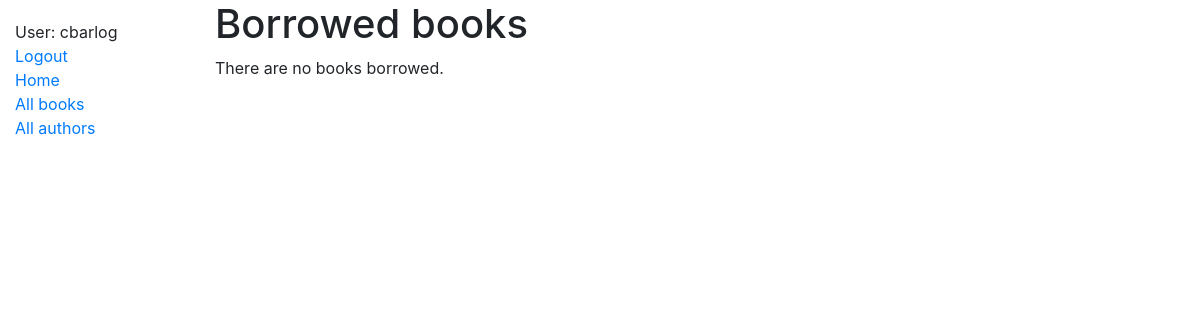
Page /catalog/mybooks/ (signed in) on the earlier database version.
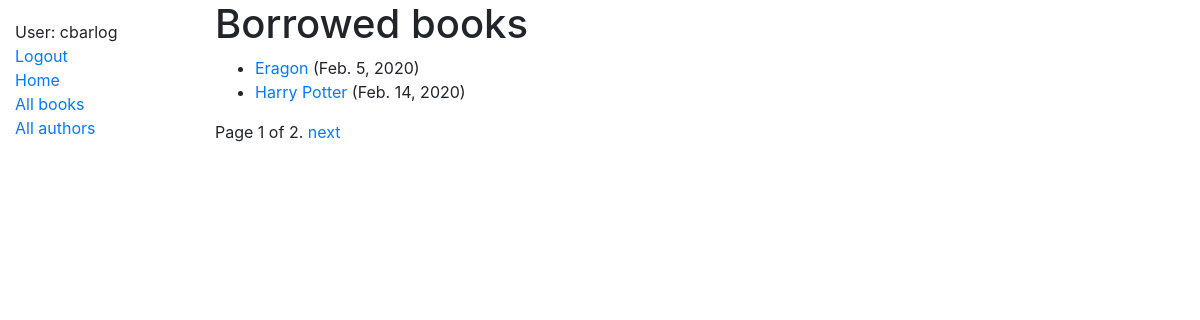
Same page on the later database version.
### catalog/models.py (models this page shows, shortened)
class BookInstance(models.Model):
    id = models.UUIDField(primary_key=True, default=uuid.uuid4, help_text='Unique ID for this particular book across whole library')
    book = models.ForeignKey('Book', on_delete=models.SET_NULL, null=True)
    imprint = models.CharField(max_length=200)
    due_back = models.DateField(null=True, blank=True)
    LOAN_STATUS = (
        ('m', 'Maintenance'),
        ('o', 'On loan'),
        ('a', 'Available'),
        ('r', 'Reserved'),
    )
    status = models.CharField(
        max_length=1,
        choices=LOAN_STATUS,
        blank=True,
        default='m',
        help_text='Book availability',
    )
    class Meta:
        ordering = ['due_back']
        permissions = (("can_mark_returned", "Set book as returned"),)
    borrower = models.ForeignKey(User, on_delete=models.SET_NULL, null=True, blank=True)
    @property
    def is_overdue(self):
        if self.due_back and date.today() > self.due_back:
            return True
        return False

class Book(models.Model):
	title = models.CharField(max_length=200)
	author = models.ForeignKey('Author', on_delete=models.SET_NULL, null=True)
	summary = models.TextField(max_length=1000, help_text='Enter a brief description of the book')
	isbn = models.CharField('ISBN', max_length=13, help_text='13 Character <a href="https://www.isbn-international.org/content/what-isbn">ISBN number</a>')
	genre = models.ManyToManyField(Genre, help_text='Select a genre for this book')
	language = models.ForeignKey('Language', on_delete=models.SET_NULL, null=True)
	def display_genre(self):
		"""Create a string for the Genre. This is required to display genre in Admin."""
		return ', '.join(genre.name for genre in self.genre.all()[:3])
	display_genre.short_description = 'Genre'

### catalog/views.py (the view)
# urls.py: path('mybooks/', views.LoanedBooksByUserListView.as_view(), name='my-borrowed'),
class LoanedBooksByUserListView(LoginRequiredMixin,generic.ListView):
    model = BookInstance
    template_name ='catalog/bookinstance_list_borrowed_user.html'
    paginate_by = 2
    def get_queryset(self):
        return BookInstance.objects.filter(borrower=self.request.user).filter(status__exact='o').order_by('due_back')

### catalog/templates/catalog/bookinstance_list_borrowed_user.html
{% extends "base_generic.html" %}
{% block content %}
    <h1>Borrowed books</h1>
    {% if bookinstance_list %}
    <ul>
      {% for bookinst in bookinstance_list %}
      <li class="{% if bookinst.is_overdue %}text-danger{% endif %}">
        <a href="{% url 'book-detail' bookinst.book.pk %}">{{bookinst.book.title}}</a> ({{ bookinst.due_back }})
      </li>
      {% endfor %}
    </ul>
    {% else %}
      <p>There are no books borrowed.</p>
    {% endif %}
{% endblock %}

### catalog/templates/base_generic.html (shortened to what this page needs)
<!DOCTYPE html>
<html lang="en">
<head>
  <link rel="stylesheet" href="https://stackpath.bootstrapcdn.com/bootstrap/4.1.3/css/bootstrap.min.css">
  {% load static %}
  <link rel="stylesheet" href="{% static 'css/styles.css' %}">
</head>
<body>
  <div class="container-fluid">
    <div class="row">
      <div class="col-sm-2">
      {% block sidebar %}
        <ul class="sidebar-nav">
          {% if user.is_authenticated %}
            <li>User: {{ user.get_username }}</li>
            <li><a href="{% url 'logout'%}?next={{request.path}}">Logout</a></li>
          {% else %}
            <li><a href="{% url 'login'%}?next={{request.path}}">Login</a></li>
          {% endif %}
          <li><a href="{% url 'index' %}">Home</a></li>
          <li><a href="{% url 'books' %}">All books</a></li>
          <li><a href="{% url 'authors' %}">All authors</a></li>
        </ul>
     {% endblock %}
      </div>
      <div class="col-sm-10 ">{% block content %}{% endblock %}
        {% block pagination %}
          {% if is_paginated %}
            <div class="pagination">
              <span class="page-links">
                <span class="page-current">
                    Page {{ page_obj.number }} of {{ page_obj.paginator.num_pages }}.
                </span>
                {% if page_obj.has_next %}
                    <a href="{{ request.path }}?page={{ page_obj.next_page_number }}">next</a>
                {% endif %}
              </span>
            </div>
          {% endif %}
        {% endblock %}
      </div>
    </div>
  </div>
</body>
</html>

Differences in the rows shown:
now on this page (row edited): BookInstance: book "Eragon", due_back "Feb. 5, 2020"
now on this page (row edited): BookInstance: book "Harry Potter", due_back "Feb. 14, 2020"
Other differences:
{{ page_obj.number }}: (not shown) → "1"
{{ page_obj.paginator.num_pages }}: (not shown) → "2"
text no longer shown: "There are no books borrowed."
text now shown: "Page of . next"
